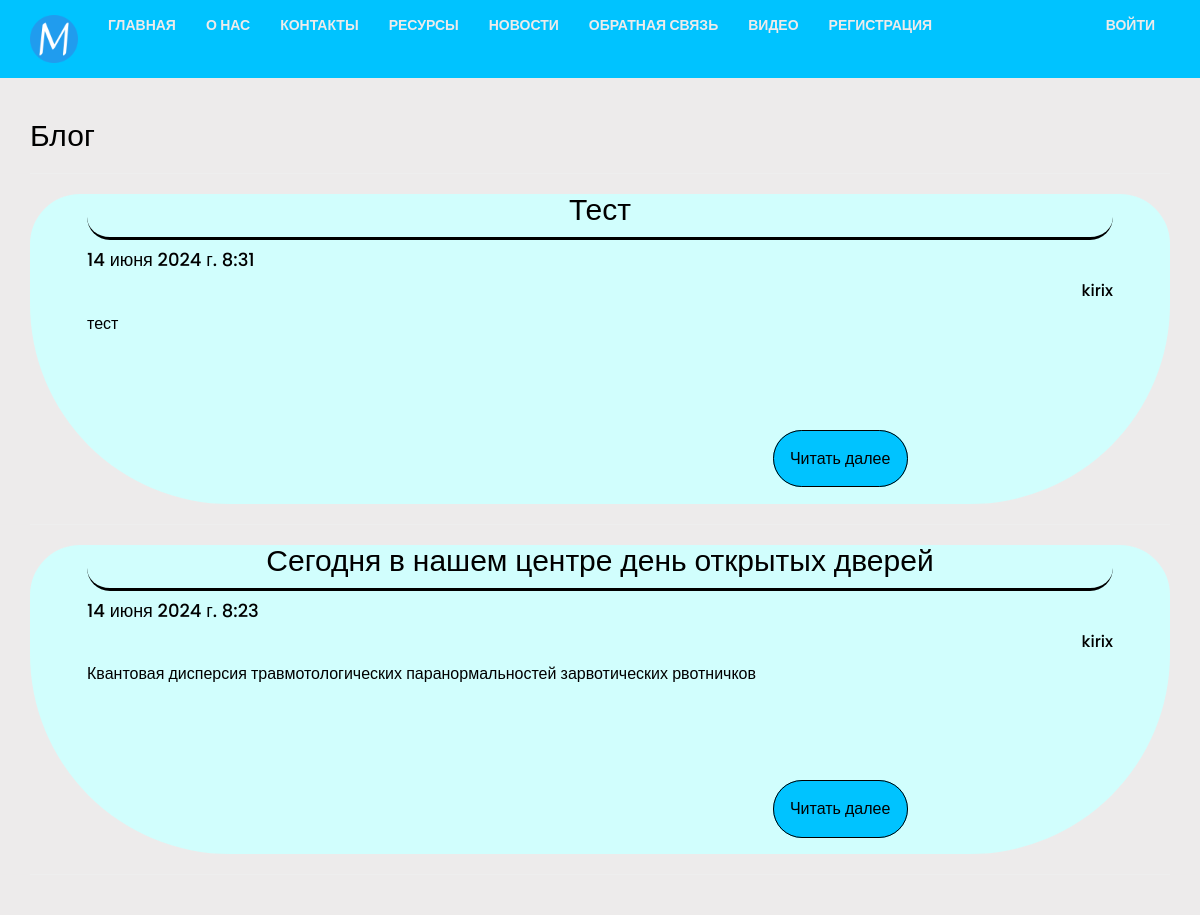
/blog/, run on an earlier commit of the app's database.
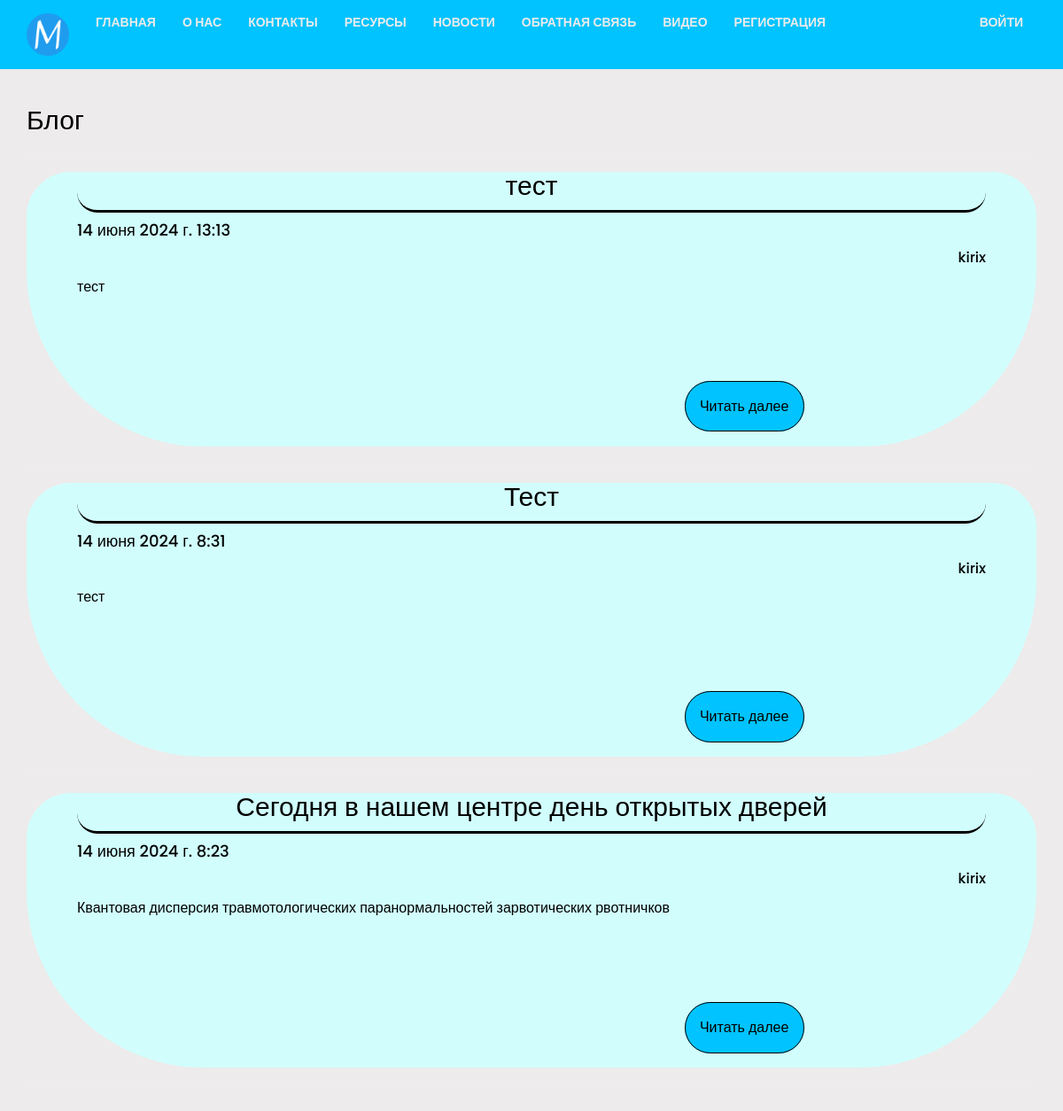
And on a later commit of the database.
### app/models.py (models this page shows, shortened)
class Blog(models.Model):
    title = models.CharField(max_length = 100, unique_for_date = "posted", verbose_name = "Заголовок")
    description = models.TextField(verbose_name = "Краткое содержание")
    content = models.TextField(verbose_name = "Полное содержание")
    posted = models.DateTimeField(default = datetime.now(), db_index = True, verbose_name = "Опубликована")
    image = models.FileField(default = 'temp.jpg', verbose_name = "Путь к картинке")
    author = models.ForeignKey(User, null=True, blank=True, on_delete=models.SET_NULL, verbose_name="Автор")
    class Meta:
        db_table = "Posts" # иня таблицы для модели
        ordering = ["-posted"] # в порядок сортировки данных в модели ("-" означает по убыванию) verbose_name = "статья блога"
        verbose_name = "статья блога"
        verbose_name_plural = "статьи блога"

### app/views.py (the view)
# urls.py: path('blog/', views.blog, name='blog'),
def blog(request):
    posts = Blog.objects.all()
    assert isinstance(request, HttpRequest)
    return render(
        request,
        "app/blog.html",
        {
            'title':'Блог',
            'posts': posts,
            'year': datetime.now().year,
        }
    )

### app/templates/app/blog.html (shortened to what this page needs)
﻿{% extends "app/layout.html" %}
{% block content %}
<h2>{{ title }}</h2>
{% for post in posts %}
<hr />
<div class="story-grid">
    <div>
        <div class="post-title-cont">
            <h2> {{ post.title }} </h2>
        </div>
        <h4> {{ post.posted }} </h4>
        <div class="post-author-cont">
            <p> {{ post.author }} </p>
        </div>
        <p> {{ post.description }} </p>
        <div class="read-more-container">
            <p><a class="read-more-text" href="{% url 'blogpost' parametr=post.id %}">Читать далее</a></p>
        </div>
    </div>
</div>
{% endfor %}
{% endblock %}

### app/templates/app/layout.html (shortened to what this page needs)
<!DOCTYPE html>
<html>
<head>
    {% load static %}
    <link rel="stylesheet" type="text/css" href="{% static 'app/content/bootstrap.css' %}" />
    <link rel="stylesheet" type="text/css" href="{% static 'app/content/site.css' %}" />
</head>
<body>
    <div class="navbar navbar-inverse navbar-fixed-top">
        <div class="container">
            <div class="navbar-header">
                <a href="/" class="navbar-brand"> <img src="{% static 'app/content/favicon.png' %}" alt="logo" /> </a>
            </div>
            <div class="navbar-collapse collapse">
                <ul class="nav navbar-nav">
                    <li><a href="{% url 'home' %}">ГЛАВНАЯ</a></li>
                    <li><a href="{% url 'about' %}">О НАС</a></li>
                    <li><a href="{% url 'contact' %}">КОНТАКТЫ</a></li>
                    <li><a href="{% url 'links' %}">РЕСУРСЫ</a></li>
                    <li><a href="{% url 'blog' %}">НОВОСТИ</a></li>
                    <li><a href="{% url 'poll' %}">ОБРАТНАЯ СВЯЗЬ</a></li>
                    <li><a href="{% url 'videopost' %}">ВИДЕО</a></li>
                    {% if not user.is_authenticated %}
                    <li><a href="{% url 'registration' %}">РЕГИСТРАЦИЯ</a></li>
                    {% endif %}
                </ul>
                {% include 'app/loginpartial.html' %}
            </div>
        </div>
    </div>
    <div class="container body-content">
{% block content %}{% endblock %}
        <hr/>
    </div>
</body>
</html>

### app/templates/app/loginpartial.html
﻿{% if user.is_authenticated %}
<form id="logoutForm" action="/logout/" method="post" class="navbar-right">
    {% csrf_token %}
    <ul class="nav navbar-nav navbar-right">
        <li><span class="navbar-brand">Привет {{ user.username }}!</span></li>
        <li><a href="javascript:document.getElementById('logoutForm').submit()">ВЫЙТИ</a></li>
    </ul>
</form>
{% else %}
<ul class="nav navbar-nav navbar-right">
    <li><a href="{% url 'login' %}">ВОЙТИ</a></li>
</ul>
{% endif %}

### app/static/app/content/site.css (style rules this page uses)
body { padding-top: 80px; padding-bottom: 20px; }
.body-content { padding-left: 15px; padding-right: 15px; }

What changed in the data, as far as the page shows it:
added Blog: title "тест", posted "14 июня 2024 г. 13:13", author "kirix", description "тест"
